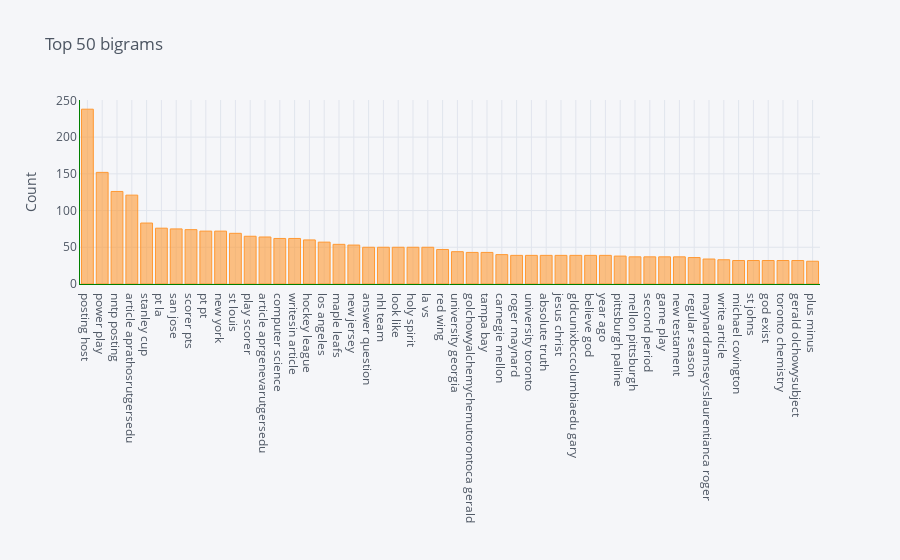

Here is the notebook cell this chart was saved with:
### Code cell
#biagram
common_words = top_n_gram(data['clean_text'], 2, 50)

tdf = pd.DataFrame(common_words, columns = ['clean_text' , 'count'])
tdf.groupby('clean_text').sum()['count'].sort_values(ascending=False).iplot(kind='bar', 
                                                                            yTitle='Count', 
                                                                            linecolor='green', 
                                                                            title='Top 50 bigrams');

### Figure 1 — Plotly figure (JSON) as saved in the notebook; plotly's stock layout.template omitted (floating-point values rounded to 4 significant figures)
{"data": [{"marker": {"color": "rgba(255, 153, 51, 0.6)", "line": {"color": "rgba(255, 153, 51, 1.0)", "width": 1}}, "name": "count", "orientation": "v", "text": "", "type": "bar", "x": ["posting host", "power play", "nntp posting", "article aprathosrutgersedu", "stanley cup", "pt la", "san jose", "scorer pts", "pt pt", "new york", "st louis", "play scorer", "article aprgenevarutgersedu", "computer science", "writesin article", "hockey league", "los angeles", "maple leafs", "new jersey", "answer question", "nhl team", "look like", "holy spirit", "la vs", "red wing", "university georgia", "golchowyalchemychemutorontoca gerald", "tampa bay", "carnegie mellon", "roger maynard", "university toronto", "absolute truth", "jesus christ", "gldcunixbcccolumbiaedu gary", "believe god", "year ago", "pittsburgh paline", "mellon pittsburgh", "second period", "game play", "new testament", "regular season", "maynardramseycslaurentianca roger", "write article", "michael covington", "st johns", "god exist", "toronto chemistry", "gerald olchowysubject", "plus minus"], "y": [238, 152, 126, 121, 83, 76, 75, 74, 72, 72, 69, 65, 64, 62, 62, 60, 57, 54, 53, 50, 50, 50, 50, 50, 47, 44, 43, 43, 40, 39, 39, 39, 39, 39, 39, 39, 38, 37, 37, 37, 37, 36, 34, 33, 32, 32, 32, 32, 32, 31]}], "layout": {"legend": {"bgcolor": "#F5F6F9", "font": {"color": "#4D5663"}}, "paper_bgcolor": "#F5F6F9", "plot_bgcolor": "#F5F6F9", "title": {"font": {"color": "#4D5663"}, "text": "Top 50 bigrams"}, "xaxis": {"gridcolor": "#E1E5ED", "linecolor": "green", "showgrid": true, "tickfont": {"color": "#4D5663"}, "title": {"font": {"color": "#4D5663"}, "text": ""}, "zerolinecolor": "#E1E5ED"}, "yaxis": {"gridcolor": "#E1E5ED", "linecolor": "green", "showgrid": true, "tickfont": {"color": "#4D5663"}, "title": {"font": {"color": "#4D5663"}, "text": "Count"}, "zerolinecolor": "#E1E5ED"}}}
